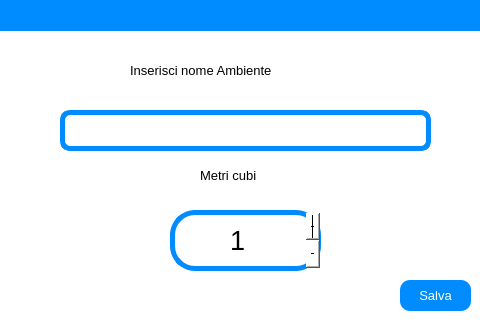
<?xml version="1.0" encoding="UTF-8"?>
<ui version="4.0">
 <class>Reg_ambiente_Window</class>
 <widget class="QWidget" name="Reg_ambiente_Window">
  <property name="geometry">
   <rect>
    <x>0</x>
    <y>0</y>
    <width>480</width>
    <height>320</height>
   </rect>
  </property>
  <property name="windowTitle">
   <string>Registra Ambiente</string>
  </property>
  <property name="autoFillBackground">
   <bool>false</bool>
  </property>
  <property name="styleSheet">
   <string notr="true">background-color: rgb(255, 255, 255);</string>
  </property>
  <widget class="QLabel" name="nome_label">
   <property name="geometry">
    <rect>
     <x>340</x>
     <y>60</y>
     <width>31</width>
     <height>21</height>
    </rect>
   </property>
   <property name="font">
    <font>
     <pointsize>10</pointsize>
     <weight>75</weight>
     <bold>true</bold>
    </font>
   </property>
   <property name="styleSheet">
    <string notr="true">color: rgb(0, 0, 0);
                    image: url(:/icons/res/save.png.png);
                </string>
   </property>
   <property name="text">
    <string/>
   </property>
  </widget>
  <widget class="QLabel" name="metri_cubi_label">
   <property name="geometry">
    <rect>
     <x>200</x>
     <y>160</y>
     <width>81</width>
     <height>30</height>
    </rect>
   </property>
   <property name="font">
    <font>
     <pointsize>10</pointsize>
     <weight>50</weight>
     <bold>false</bold>
    </font>
   </property>
   <property name="styleSheet">
    <string notr="true">color: rgb(0, 0, 0);</string>
   </property>
   <property name="text">
    <string>Metri cubi</string>
   </property>
  </widget>
  <widget class="QPushButton" name="save_btn">
   <property name="geometry">
    <rect>
     <x>400</x>
     <y>280</y>
     <width>71</width>
     <height>31</height>
    </rect>
   </property>
   <property name="font">
    <font>
     <pointsize>10</pointsize>
     <weight>50</weight>
     <bold>false</bold>
    </font>
   </property>
   <property name="styleSheet">
    <string notr="true">background-color: rgb(0, 140, 255);
                    color: rgb(255, 255, 255);
                    border-radius:10px;
                </string>
   </property>
   <property name="text">
    <string>Salva</string>
   </property>
  </widget>
  <widget class="QSpinBox" name="metri_cubi_spinBox">
   <property name="geometry">
    <rect>
     <x>170</x>
     <y>210</y>
     <width>151</width>
     <height>61</height>
    </rect>
   </property>
   <property name="font">
    <font>
     <pointsize>20</pointsize>
    </font>
   </property>
   <property name="cursor">
    <cursorShape>ArrowCursor</cursorShape>
   </property>
   <property name="styleSheet">
    <string notr="true">QSpinBox::down-button {

                    image: url(:/arrows/res/down_arrow.png);
                    width:50px;
                    }


                    QSpinBox::up-button {

                    image: url(:/arrows/res/up_arrow.png);
                    width: 50px;
                    }


                    QSpinBox {
                    color: rgb(0, 0, 0);
                
	background-color: rgb(255, 255, 255);
border: 5px solid rgb(0,140,255);
                    border-radius:25px;


                    }
                </string>
   </property>
   <property name="inputMethodHints">
    <set>Qt::ImhDigitsOnly|Qt::ImhFormattedNumbersOnly|Qt::ImhPreferNumbers</set>
   </property>
   <property name="alignment">
    <set>Qt::AlignCenter</set>
   </property>
   <property name="buttonSymbols">
    <enum>QAbstractSpinBox::PlusMinus</enum>
   </property>
   <property name="minimum">
    <number>1</number>
   </property>
   <property name="maximum">
    <number>3000</number>
   </property>
   <property name="singleStep">
    <number>1</number>
   </property>
  </widget>
  <widget class="QLineEdit" name="nome_textbox">
   <property name="geometry">
    <rect>
     <x>60</x>
     <y>110</y>
     <width>371</width>
     <height>41</height>
    </rect>
   </property>
   <property name="font">
    <font>
     <pointsize>15</pointsize>
    </font>
   </property>
   <property name="layoutDirection">
    <enum>Qt::LeftToRight</enum>
   </property>
   <property name="styleSheet">
    <string notr="true">border-radius:10px;
                    background-color: rgb(0, 0, 0);
                    background-color: rgb(255, 255, 255);
                    border: 5px solid rgb(0,140,255);
                </string>
   </property>
   <property name="text">
    <string/>
   </property>
  </widget>
  <widget class="QLabel" name="label">
   <property name="geometry">
    <rect>
     <x>130</x>
     <y>60</y>
     <width>191</width>
     <height>20</height>
    </rect>
   </property>
   <property name="font">
    <font>
     <pointsize>10</pointsize>
     <weight>50</weight>
     <bold>false</bold>
    </font>
   </property>
   <property name="styleSheet">
    <string notr="true">color: rgb(0, 0, 0);</string>
   </property>
   <property name="text">
    <string>Inserisci nome Ambiente</string>
   </property>
  </widget>
  <widget class="QLabel" name="label_5">
   <property name="geometry">
    <rect>
     <x>0</x>
     <y>-10</y>
     <width>481</width>
     <height>41</height>
    </rect>
   </property>
   <property name="styleSheet">
    <string notr="true">background-color: rgb(0, 140, 255);</string>
   </property>
   <property name="text">
    <string/>
   </property>
  </widget>
  <widget class="QPushButton" name="cancel_btn_">
   <property name="geometry">
    <rect>
     <x>0</x>
     <y>0</y>
     <width>71</width>
     <height>31</height>
    </rect>
   </property>
   <property name="font">
    <font>
     <pointsize>10</pointsize>
     <weight>50</weight>
     <bold>false</bold>
    </font>
   </property>
   <property name="styleSheet">
    <string notr="true">background-color: rgb(0, 140, 255);
                    color: rgb(255, 255, 255);
                    border-radius:10px;
                </string>
   </property>
   <property name="text">
    <string/>
   </property>
   <property name="icon">
    <iconset resource="img_resources.qrc">
     <normaloff>:/cancel/res/cancel.png</normaloff>:/cancel/res/cancel.png</iconset>
   </property>
  </widget>
 </widget>
 <resources>
  <include location="img_resources.qrc"/>
 </resources>
 <connections>
  <connection>
   <sender>cancel_btn_</sender>
   <signal>clicked()</signal>
   <receiver>Reg_ambiente_Window</receiver>
   <slot>close()</slot>
   <hints>
    <hint type="sourcelabel">
     <x>45</x>
     <y>295</y>
    </hint>
    <hint type="destinationlabel">
     <x>239</x>
     <y>159</y>
    </hint>
   </hints>
  </connection>
 </connections>
</ui>
